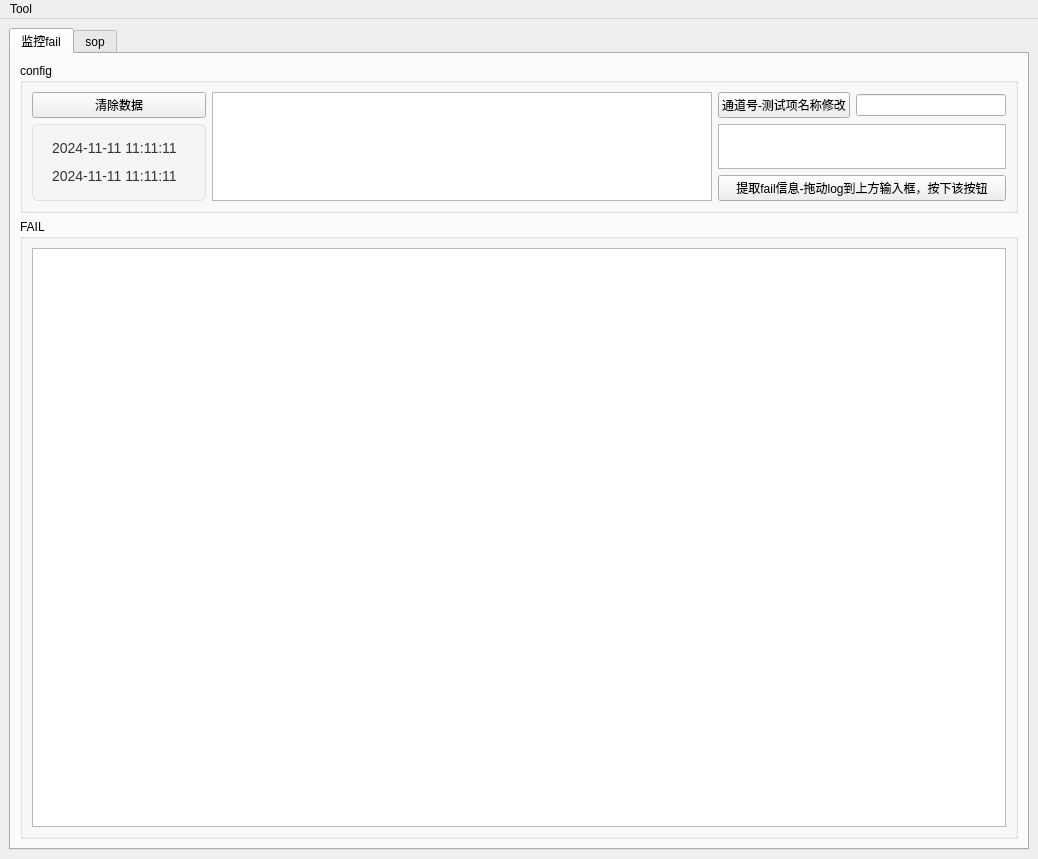
<?xml version="1.0" encoding="UTF-8"?>
<ui version="4.0">
 <class>ui_test</class>
 <widget class="QMainWindow" name="ui_test">
  <property name="geometry">
   <rect>
    <x>0</x>
    <y>0</y>
    <width>1038</width>
    <height>859</height>
   </rect>
  </property>
  <property name="sizePolicy">
   <sizepolicy hsizetype="Maximum" vsizetype="Maximum">
    <horstretch>0</horstretch>
    <verstretch>0</verstretch>
   </sizepolicy>
  </property>
  <property name="minimumSize">
   <size>
    <width>0</width>
    <height>0</height>
   </size>
  </property>
  <property name="windowTitle">
   <string>Version:0.2_by:zjx</string>
  </property>
  <widget class="QWidget" name="centralWidget">
   <layout class="QHBoxLayout" name="horizontalLayout_3">
    <item>
     <widget class="QTabWidget" name="tabWidget">
      <property name="currentIndex">
       <number>0</number>
      </property>
      <property name="tabBarAutoHide">
       <bool>false</bool>
      </property>
      <widget class="QWidget" name="tab">
       <attribute name="title">
        <string>监控fail</string>
       </attribute>
       <layout class="QHBoxLayout" name="horizontalLayout_5">
        <item>
         <layout class="QVBoxLayout" name="verticalLayout_2" stretch="1,1">
          <item>
           <widget class="QGroupBox" name="groupBox_config">
            <property name="maximumSize">
             <size>
              <width>16777215</width>
              <height>150</height>
             </size>
            </property>
            <property name="title">
             <string>config</string>
            </property>
            <layout class="QHBoxLayout" name="horizontalLayout_4">
             <item>
              <layout class="QVBoxLayout" name="verticalLayout">
               <item>
                <widget class="QPushButton" name="pushButton_clear">
                 <property name="text">
                  <string>清除数据</string>
                 </property>
                </widget>
               </item>
               <item>
                <widget class="QLabel" name="label_time">
                 <property name="styleSheet">
                  <string notr="true">QLabel {
                font-size: 14px;
                color: #333333;
                background-color: #f5f5f5;
                padding: 10px 16px;
                border-radius: 6px;
                border: 1px solid #e0e0e0;
                min-width:140px;  
                text-align: center;  
            }</string>
                 </property>
                 <property name="text">
                  <string>&lt;html&gt;&lt;head/&gt;&lt;body&gt;&lt;p&gt;2024-11-11 11:11:11&lt;/p&gt;&lt;p&gt;2024-11-11 11:11:11&lt;/p&gt;&lt;/body&gt;&lt;/html&gt;</string>
                 </property>
                 <property name="wordWrap">
                  <bool>true</bool>
                 </property>
                </widget>
               </item>
              </layout>
             </item>
             <item>
              <widget class="QTableWidget" name="tableWidget">
               <property name="minimumSize">
                <size>
                 <width>500</width>
                 <height>0</height>
                </size>
               </property>
              </widget>
             </item>
             <item>
              <layout class="QVBoxLayout" name="verticalLayout_7">
               <item>
                <layout class="QHBoxLayout" name="horizontalLayout_2">
                 <item>
                  <widget class="QPushButton" name="pushButton_slotid_name">
                   <property name="text">
                    <string>通道号-测试项名称修改</string>
                   </property>
                  </widget>
                 </item>
                 <item>
                  <widget class="QLineEdit" name="lineEdit_slotid_name">
                   <property name="readOnly">
                    <bool>true</bool>
                   </property>
                  </widget>
                 </item>
                </layout>
               </item>
               <item>
                <layout class="QVBoxLayout" name="verticalLayout_4">
                 <item>
                  <widget class="QTextEdit" name="textEdit_logpath">
                   <property name="sizePolicy">
                    <sizepolicy hsizetype="Expanding" vsizetype="Fixed">
                     <horstretch>0</horstretch>
                     <verstretch>0</verstretch>
                    </sizepolicy>
                   </property>
                  </widget>
                 </item>
                 <item>
                  <widget class="QPushButton" name="pushButton_get_failcsv">
                   <property name="minimumSize">
                    <size>
                     <width>80</width>
                     <height>0</height>
                    </size>
                   </property>
                   <property name="text">
                    <string>提取fail信息-拖动log到上方输入框，按下该按钮</string>
                   </property>
                  </widget>
                 </item>
                </layout>
               </item>
              </layout>
             </item>
            </layout>
           </widget>
          </item>
          <item>
           <widget class="QGroupBox" name="groupBox">
            <property name="title">
             <string>FAIL</string>
            </property>
            <layout class="QHBoxLayout" name="horizontalLayout">
             <item>
              <widget class="QTableWidget" name="tableWidget_fail"/>
             </item>
            </layout>
           </widget>
          </item>
         </layout>
        </item>
       </layout>
      </widget>
      <widget class="QWidget" name="tab_sop">
       <attribute name="title">
        <string>sop</string>
       </attribute>
       <layout class="QHBoxLayout" name="horizontalLayout_6">
        <item>
         <widget class="QTextBrowser" name="textBrowser_md"/>
        </item>
       </layout>
      </widget>
     </widget>
    </item>
   </layout>
  </widget>
  <widget class="QMenuBar" name="menubar">
   <property name="geometry">
    <rect>
     <x>0</x>
     <y>0</y>
     <width>1038</width>
     <height>21</height>
    </rect>
   </property>
   <widget class="QMenu" name="menuTool">
    <property name="title">
     <string>Tool</string>
    </property>
    <addaction name="actionchang"/>
   </widget>
   <addaction name="menuTool"/>
  </widget>
  <action name="actionchang">
   <property name="text">
    <string>条件筛选</string>
   </property>
  </action>
 </widget>
 <resources/>
 <connections/>
</ui>
